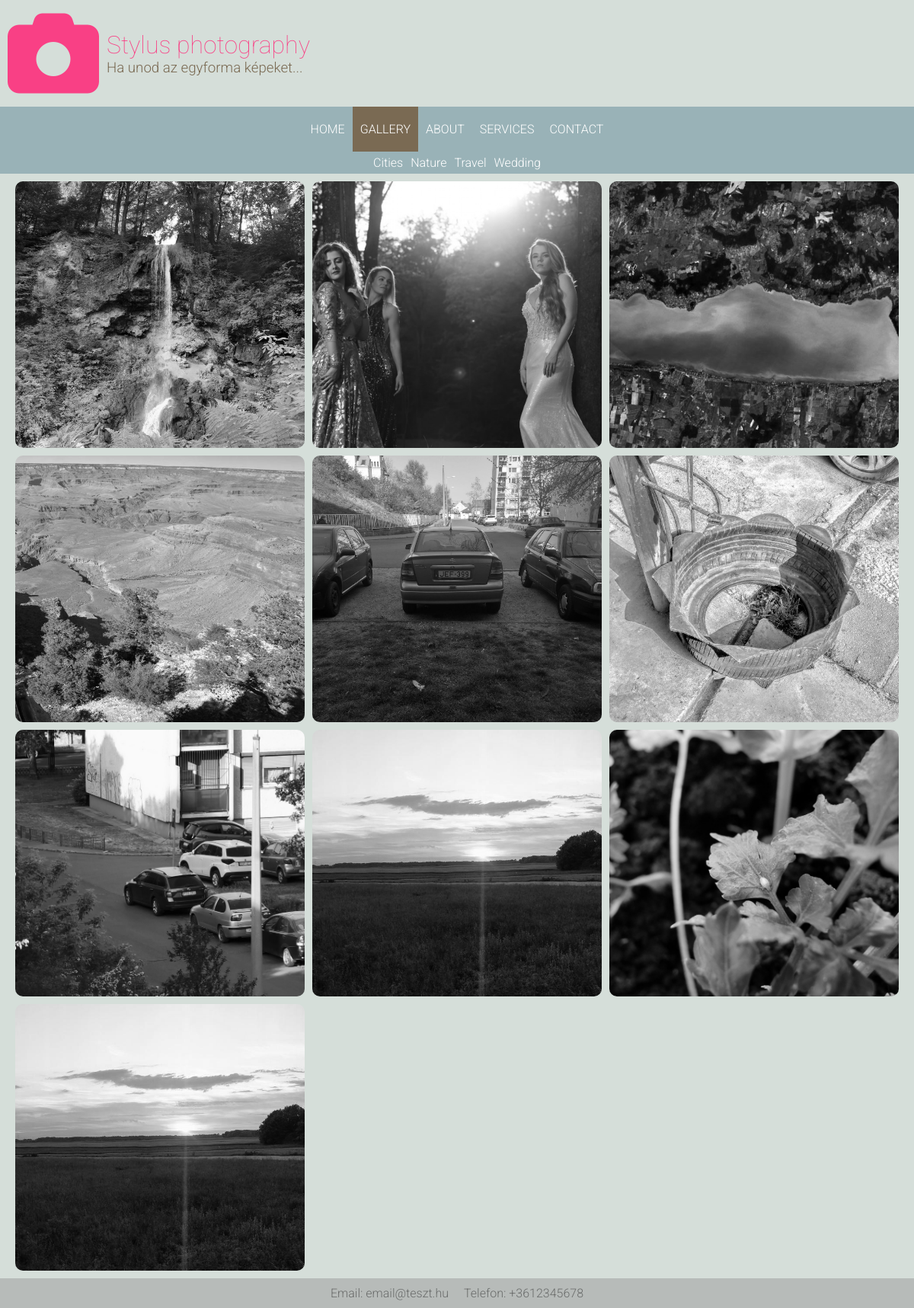
Page /gallery/ on the committed database.
### pages/models.py (models this page shows, shortened)
class SiteInfo(models.Model):
    site_name = models.CharField("Oldalnév", max_length=200)                # kötelezően kitöltendő mező
    image = models.ImageField("Logo", upload_to="logo", blank=True)    # megadom a kép nevét és a mentés helyét...
    subtitle = models.CharField("Alcím", max_length=200)                    # kötelezően kitöltendő mező
    email = models.EmailField("Email", max_length=200, blank=True)          # opcionálisan kitöltendő mező
    phone = models.CharField("Telefon", max_length=200, blank=True)         # opcionálisan kitöltendő mező
    class Meta:
        verbose_name_plural = "Oldal adatok"                                # admin felületen a PAGES részben lévő adat neve ( lényegében a jelen osztály nevét írjuk így felül megjelenítéskor)

### gallery/models.py (models this page shows, shortened)
class Category(models.Model):
    title = models.CharField("Kategória név", max_length=200)
    class Meta:
        verbose_name_plural = "Kategóriák"
    def __str__(self):
        return self.title

class Photo(models.Model):
    category = models.ForeignKey(Category, on_delete=models.CASCADE)
    title = models.CharField("Cím", max_length=200)
    image = models.ImageField("Kép", upload_to="photos")
    description = models.TextField("Leírás", max_length=2000)
    uploaded = models.DateTimeField(auto_now_add=True)
    slug = models.SlugField(max_length=200, blank=True, editable=False)
    class Meta:
        verbose_name_plural = "Fotók"

### gallery/views.py (the view)
# urls.py: path('', GalleryView.as_view(), name="gallery_home"),
class GalleryView(ListView):
    model = Photo
    template_name = "gallery/gallery_home.html"
    context_object_name = "photos"
    extra_context = {
        "categories": Category.objects.order_by("title")
    }
    def get_queryset(self):
        photos = Photo.objects.order_by('-uploaded')
        category_name = self.request.GET.get("category")
        if category_name:
            photos = Photo.objects.filter(category__title=category_name)
            photos = photos.order_by('-uploaded')
        print(category_name)
        return photos

### pages/context_processors.py (called while the page is built)
def global_context(request):
    site_infos = SiteInfo.objects.all()
    if not site_infos:
        return {}
    return {
        "site_name": site_infos[0].site_name,
        "logo": site_infos[0].image,
        "site_subtitle": site_infos[0].subtitle,
        "email": site_infos[0].email,
        "phone": site_infos[0].phone,
    }

### templates/gallery/gallery_home.html (shortened to what this page needs)
{% extends '_base.html' %}
{% block content %}
    <div class="thumbnail_layout">
        {% for photo in photos %}
            <a href="{% url 'gallery_home' %}{{ photo.slug }}/" class="thumbnail_item" style="background-image: url({{ photo.image.url }})">
            </a>
        {% endfor %}
    </div>
{% endblock content %}

### templates/_base.html (shortened to what this page needs)
{% load static %}
<!DOCTYPE html>
<html lang="en">
<head>
    <link rel="stylesheet" href="{% static '/css/main.css' %}">
    <link rel="stylesheet" href="{% static '/css/mobile.css' %}">
</head>
<body>
    <div class="site_header_layout">
        <i class="fas fa-camera site-logo"></i>
        <div>
            <h1 style="margin: 0">{{ site_name }}</h1>
            <h3>{{ site_subtitle }}</h3>
        </div>
    </div>
    {% include '_navbar.html' %}
<div class="content_container">
    {% block content %}
    {% endblock content %}
</div>
    <div class="site_footer_layout">
        <p>Email: {{ email }}</p>
        <p>Telefon: {{ phone }}</p>
    </div>
</body>
</html>

### templates/_navbar.html
<div class = "navbar">
    <div class="nav_links">
    <a href="{% url 'home' %}" class="navbutton {% if request.get_full_path == '/' %}active{% endif %}">HOME</a>
    <a href="{% url 'gallery_home' %}" class="navbutton {% if '/gallery/' in request.path %}active{% endif %}">GALLERY</a>
    <a href="{% url 'about' %}" class="navbutton {% if request.get_full_path == '/about/' %}active{% endif %}">ABOUT</a>
    <a href="{% url 'services' %}" class="navbutton {% if request.get_full_path == '/services' %}active{% endif %}">SERVICES</a>
    <a href="{% url 'contact' %}" class="navbutton {% if request.get_full_path == '/contact/' %}active{% endif %}">CONTACT</a>
    </div>
    <div class="nav_links">
        {% for category in categories %}
            <a href="{% url 'gallery_home' %}?category={{ category.title }}" class="navbutton category {% if request.GET.category == category.title %}active{% endif %}">{{ category.title }}</a>
        {% endfor %}
    </div>
</div>

### static_dev/css/main.css (style rules this page uses)
body { background-color: #D5DED9; color: #7A6A53; font-family: 'Roboto', sans-serif; font-weight: 300; margin: 0; }
h1, h2, h3 { font-weight: 100; }
h1 { color: #f94085; }
h3 { margin: 0px; font-weight: 300; }
a { color: #7A6A53; text-decoration: none; }
.site-logo { color: #f94085; font-size: 120px; margin: 10px; }
.site_header_layout { display: flex; align-items: center; }
.site_footer_layout { display: flex; justify-content: center; background-color: #b7bbb9; color: #6a6c6b; }
.site_footer_layout p { margin: 10px; }
.content_container { margin-right: 20px; margin-left: 20px; margin-bottom: 10px; margin-top: 10px; }

### static_dev/css/navbar.css (style rules this page uses)
.navbar { background-color: #99B2B7; display: flex; flex-direction: column; justify-content: center; }
.nav_links { display: flex; justify-content: center; }
.navbutton { color: white; padding: 20px 10px; }
.category { padding: 5px 5px; }
.active { background-color: #7A6A53; color: white; }

### static_dev/css/gallery.css (style rules this page uses)
.thumbnail_layout { display: grid; grid-template-columns: repeat(auto-fill, minmax(350px, 1fr)); grid-gap: 10px; }
.thumbnail_item { width: 100%; height: 350px; border-radius: 10px; background-position: center; background-size: cover; overflow: hidden; filter: grayscale(100%); }

### rows in the picture
SiteInfo: site_name "Stylus photography", subtitle "Ha unod az egyforma képeket...", email "email@teszt.hu", phone "+3612345678"
Category: title "Cities"
Category: title "Nature"
Category: title "Travel"
Category: title "Wedding"
Photo: image (picture)
Photo: image (picture)
Photo: image (picture)
Photo: image (picture)
Photo: image (picture)
Photo: image (picture)
Photo: image (picture)
Photo: image (picture)
Photo: image (picture)
Photo: image (picture)
